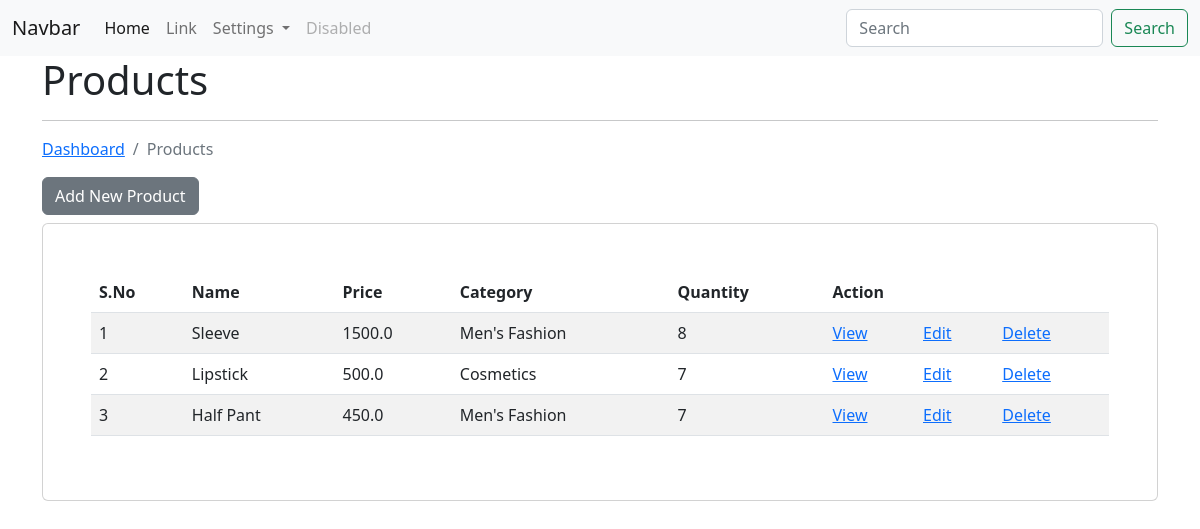
Screenshot of /ecom/products/ (signed in) with the database file from the repository.
### app_ecom/models.py (models this page shows, shortened)
class Product(models.Model):
    title = models.CharField(max_length=200)
    desc = models.CharField(max_length=200)
    category = models.ForeignKey(Category, on_delete=models.CASCADE)
    price = models.FloatField()
    image = models.FileField(null=True, blank=True)
    quantity = models.IntegerField()
    discount = models.FloatField()
    cod = models.CharField(max_length=100)
    user = models.ForeignKey(User, on_delete=models.CASCADE)
    class Meta:
        db_table = 'app_products'

class Category(models.Model):
    category_name = models.CharField(max_length=200)
    def __str__(self):
        return self.category_name
    class Meta:
        db_table = 'app_categories'

### app_ecom/views.py (the view)
# urls.py: path('products/', views.product_index, name='list-product'),
@login_required(login_url='/authentication/login/')
def product_index(request):
    products = Product.objects.filter(user=request.user)
    context = {"data": products}
    return render(request, 'products/product_index.html', context)

### templates/products/product_index.html (shortened to what this page needs)
{% extends "layouts/master.html" %}
{% block content %}
    <div class="container">
        <h1>Products</h1>
        <hr>
        <nav aria-label="breadcrumb">
            <ol class="breadcrumb">
              <li class="breadcrumb-item"><a href="{% url 'dashboard' %}">Dashboard</a></li>
              <li class="breadcrumb-item active">Products</li>
            </ol>
        </nav>
        <a href="{% url 'add-product' %}" class="btn btn-secondary mb-2">Add New Product</a>
        <div class="card p-5">
            <table class="table table-striped table-hover">
                <thead>
                    <tr>
                        <th>S.No</th>
                        <th>Name</th>
                        <th>Price</th>
                        <th>Category</th>
                        <th>Quantity</th>
                        <th colspan="3">Action</th>
                    </tr>
                </thead>
                <tbody>
                    {% for val in data %}
                    <tr>
                        <td>{{ forloop.counter }}</td>
                        <td>{{ val.title }}</td>
                        <td>{{ val.price }}</td>
                        <td>{{ val.category }}</td>
                        <td>{{ val.quantity }}</td>
                        <td><a href="{% url 'view-product' val.id %}">View</a></td>
                        <td><a href="{% url 'edit-product' val.id %}">Edit</a></td>
                        <td><a href="{% url 'delete-product' val.id %}">Delete</a></td>
                    </tr>
                    {% endfor %}
                </tbody>
            </table>
        </div>
    </div>
{% endblock content %}

### rows the page displays
Product: title "Sleeve", price "1500.0", category "Men's Fashion", quantity "8"
Product: title "Lipstick", price "500.0", category "Cosmetics", quantity "7"
Product: title "Half Pant", price "450.0", category "Men's Fashion", quantity "7"
